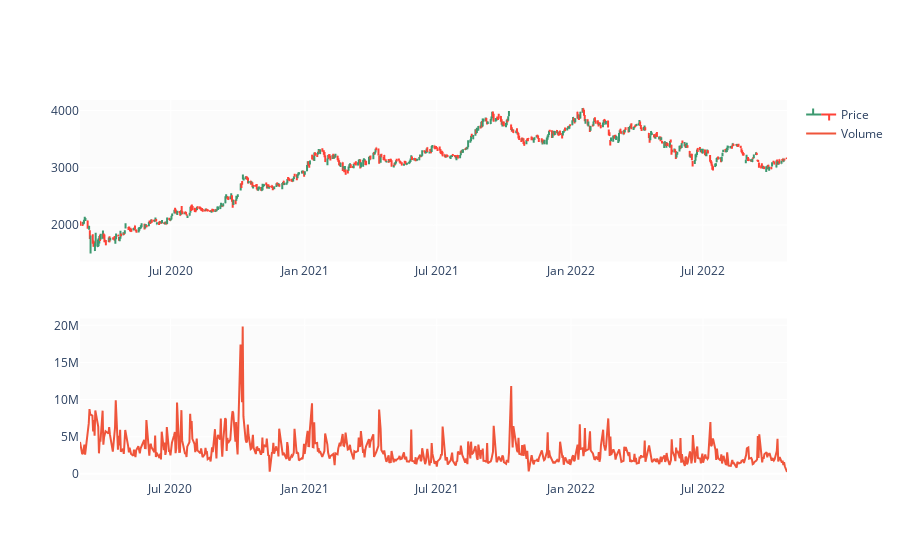

The notebook cell this image was saved under:
### Code cell
fig = make_subplots(rows=2, cols=1)
27,2119.949951,2119.949951,2086.199951,2105.500000,2020.358887,2349001

fig.add_trace(go.Ohlc(x=df.Date,
                      open=df.Open,
                      high=df.High,
                      low=df.Low,
                      close=df.Close,
                      name='Price'), row=1, col=1)

fig.add_trace(go.Scatter(x=df.Date, y=df.Volume, name='Volume'), row=2, col=1)

fig.update(layout_xaxis_rangeslider_visible=False)
fig.show()

### Figure 1 — Plotly figure (JSON) as saved in the notebook; plotly's stock layout.template omitted (floating-point values rounded to 4 significant figures; data arrays with more than 128 entries replaced by an {"elided": "..."} marker saying what was removed)
{"data": [{"close": {"elided": "659 float values"}, "high": {"elided": "659 float values"}, "low": {"elided": "659 float values"}, "name": "Price", "open": {"elided": "659 float values"}, "type": "ohlc", "x": {"elided": "659 str values"}, "xaxis": "x", "yaxis": "y"}, {"name": "Volume", "type": "scatter", "x": {"elided": "659 str values"}, "xaxis": "x2", "y": {"elided": "659 int values"}, "yaxis": "y2"}], "layout": {"xaxis": {"anchor": "y", "domain": [0, 1], "rangeslider": {"visible": false}}, "xaxis2": {"anchor": "y2", "domain": [0, 1]}, "yaxis": {"anchor": "x", "domain": [0.575, 1]}, "yaxis2": {"anchor": "x2", "domain": [0, 0.425]}}}
